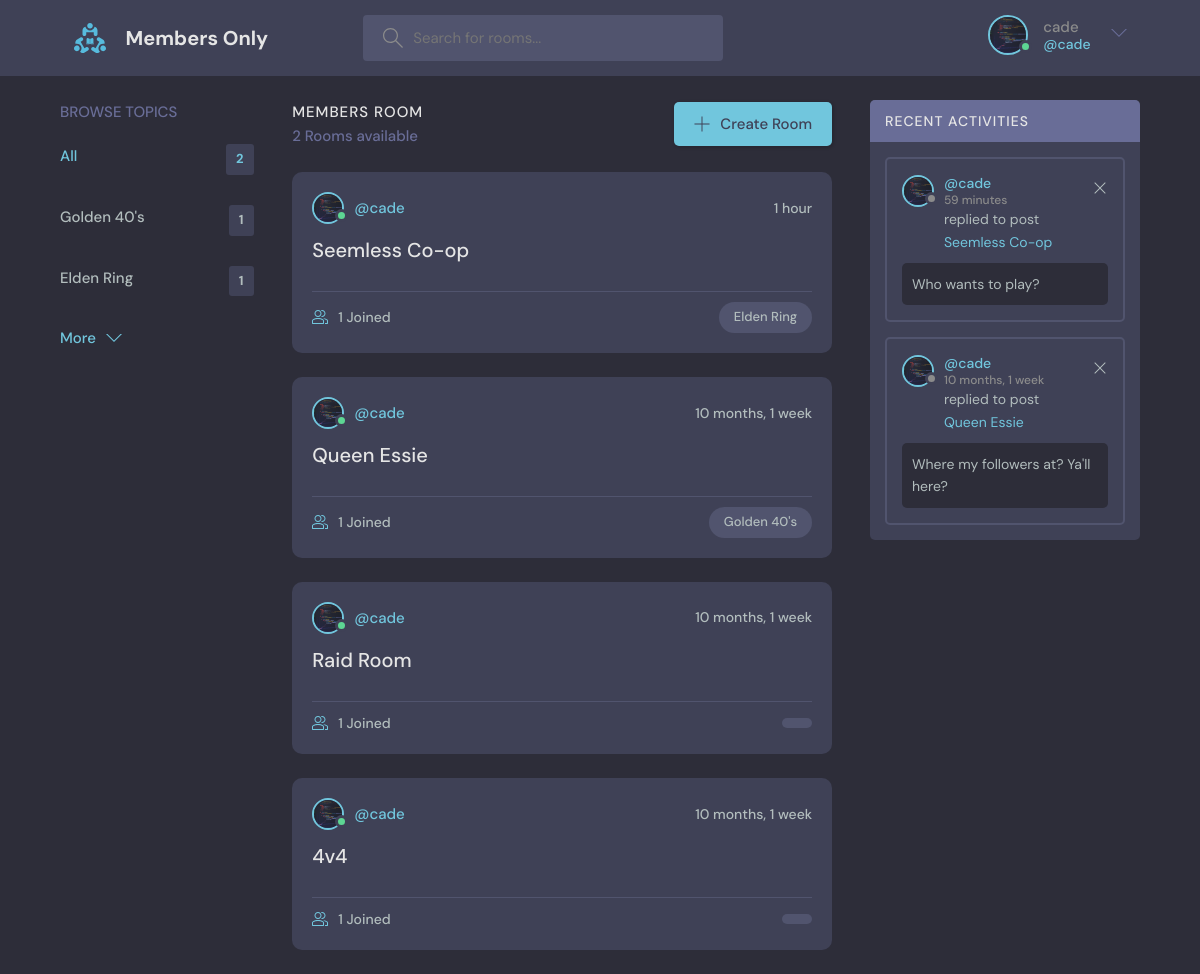
/ (signed in), run on the app's committed database.
### base/models.py (models this page shows, shortened)
class User(AbstractUser):
    name = models.CharField(max_length=200, null=True)
    email = models.EmailField(unique=True, null=True)
    bio = models.TextField(null=True)
    avatar = models.ImageField(null=True, default="avatar.svg")
    USERNAME_FIELD = 'email'
    REQUIRED_FIELDS = []

class Topic(models.Model):
    name = models.CharField(max_length=200)

class Room(models.Model):
    host = models.ForeignKey(User, on_delete=models.SET_NULL, null=True)
    topic = models.ForeignKey(Topic, on_delete=models.SET_NULL, null=True)
    name = models.CharField(max_length=200)
    description = models.TextField(null=True, blank=True)
    participants = models.ManyToManyField(User, related_name='participants', blank=True)
    updated = models.DateTimeField(auto_now=True)
    created = models.DateTimeField(auto_now_add=True)
    class Meta:
        ordering = ['-updated', '-created']
    def __str__(self):
        return str(self.name)

class Message(models.Model):
    user = models.ForeignKey(User, on_delete=models.CASCADE)
    room = models.ForeignKey(Room, on_delete=models.CASCADE)
    body = models.TextField()
    updated = models.DateTimeField(auto_now=True)
    created = models.DateTimeField(auto_now_add=True)
    class Meta:
        ordering = ['-updated', '-created']

### base/views.py (the view)
# urls.py: path('', views.home, name="home"),
def home(request):
    query = request.GET.get('query') if request.GET.get('query') != None else ''
    rooms = Room.objects.filter(
        Q(topic__name__icontains=query) |
        Q(name__icontains=query) |
        Q(description__icontains=query)
    )[0:9]
    topics = Topic.objects.all()[0:5]
    room_messages = Message.objects.filter(Q(room__topic__name__icontains=query))[0:10]
    room_count = rooms.count()
    context = {'rooms':rooms, 'topics':topics, 'room_count':room_count,
                 'room_messages':room_messages}
    return render(request, 'base/home.html', context)

### base/templates/base/home.html (shortened to what this page needs)
{% extends 'main.html' %}
    {% block content %}
    <main class="layout layout--3">
      <div class="container">
        {% include 'base/topic_component.html' %}
        <div class="roomList">
          <div class="roomList__header">
            <div>
              <h2>Members Room</h2>
              <p>{{topics.count}} Rooms available</p>
            </div>
            <a class="btn btn--main" href="{% url 'create-room' %}">
              <svg version="1.1" xmlns="http://www.w3.org/2000/svg" width="32" height="32" viewBox="0 0 32 32">
                <title>add</title>
                <path
                  d="M16.943 0.943h-1.885v14.115h-14.115v1.885h14.115v14.115h1.885v-14.115h14.115v-1.885h-14.115v-14.115z"
                ></path>
              </svg>
              Create Room
            </a>
          </div>
          {% include 'base/feed_component.html' %}
        </div>
        {%  include 'base/activity_component.html' %}
      </div>
    </main>
    {% endblock %}

### templates/navbar.html (shortened to what this page needs)
{% load static %}
 <header class="header header--loggedIn">
    <div class="container">
      <a href="{% url 'home' %}" class="header__logo">
        <img src="{% static 'images/logo.svg' %}" />
        <h1>Members Only</h1>
      </a>
      <form class="header__search" method="GET" action="{% url 'home' %}">
        <label>
          <input placeholder="Search for rooms..." name="query" />
        </label>
      </form>
      <nav class="header__menu">
        {%  if request.user.is_authenticated %}
        <div class="header__user">
          <a href="{% url 'user-profile' user.id %}">
            <div class="avatar avatar--medium active">
              <img src="{{request.user.avatar.url}}" />
            </div>
            <p>{{request.user.username}} <span>@{{request.user.username}}</span></p>
          </a>
          <button class="dropdown-button">
            <svg version="1.1" xmlns="http://www.w3.org/2000/svg" width="32" height="32" viewBox="0 0 32 32">
              <title>chevron-down</title>
              <path d="M16 21l-13-13h-3l16 16 16-16h-3l-13 13z"></path>
            </svg>
          </button>
        </div>
        {% endif %}
      </nav>
    </div>
  </header>
<body>

### base/templates/base/topic_component.html
<div class="topics">
    <div class="topics__header">
      <h2>Browse Topics</h2>
    </div>
    <ul class="topics__list">
        <li>
            <a href="{%  url 'home' %}" class="active">All <span>{{topics.count}}</span></a>
        </li>
        {% for topic in topics %}
            <li>
                <a href="{% url 'home' %}?query={{topic.name}}">{{topic.name}}<span>{{topic.room_set.all.count}}</span></a>
            </li>
        {% endfor %}
    </ul>
    <a class="btn btn--link" href="{% url 'topics' %}">
      More
      <svg version="1.1" xmlns="http://www.w3.org/2000/svg" width="32" height="32" viewBox="0 0 32 32">
        <title>chevron-down</title>
        <path d="M16 21l-13-13h-3l16 16 16-16h-3l-13 13z"></path>
      </svg>
    </a>
</div>

### base/templates/base/feed_component.html (shortened to what this page needs)
{% for room in rooms %}
<div class="roomListRoom">
    <div class="roomListRoom__header">
      <a href="{% url 'user-profile' room.host.id %}" class="roomListRoom__author">
        <div class="avatar avatar--small active">
          <img src="{{room.host.avatar.url}}" />
        </div>
        <span>@{{room.host.username}}</span>
      </a>
      <div class="roomListRoom__actions">
        <span>{{room.created | timesince}}</span>
      </div>
    </div>
    <div class="roomListRoom__content">
      <a href="{% url 'room' room.id %}">{{room.name}}</a>
    </div>
    <div class="roomListRoom__meta">
      <a href = "{% url 'room' room.id %}" class="roomListRoom__joined">
        {{room.participants.count}} Joined
      </a>
      <p class="roomListRoom__topic">{{room.topic.name}}</p>
    </div>
  </div>
  {% endfor %}

### base/templates/base/activity_component.html
<div class="activities">
        <div class="activities__header">
                <h2>Recent Activities</h2>
        </div>
        {% for message in room_messages %}
        <div class="activities__box">
          <div class="activities__boxHeader roomListRoom__header">
            <a href="{% url 'user-profile' message.user.id %}" class="roomListRoom__author">
              <div class="avatar avatar--small">
                <img src="{{message.user.avatar.url}}" />
              </div>
              <p>
                @{{message.user.username}}
                <span>{{message.created | timesince}}</span>
              </p>
            </a>
            {% if request.user.is_authenticated %}
            <div class="roomListRoom__actions">
              {% if request.user == message.user %}
              <a href="{% url 'delete-message' message.id %}">
                <svg version="1.1" xmlns="http://www.w3.org/2000/svg" width="32" height="32" viewBox="0 0 32 32">
                  <title>remove</title>
                  <path
                    d="M27.314 6.019l-1.333-1.333-9.98 9.981-9.981-9.981-1.333 1.333 9.981 9.981-9.981 9.98 1.333 1.333 9.981-9.98 9.98 9.98 1.333-1.333-9.98-9.98 9.98-9.981z"
                  ></path>
                </svg>
              </a>
              {% endif %}
            </div>
            {% endif %}
          </div>
          <div class="activities__boxContent">
            <p>replied to post <a href="{% url 'room' message.room.id %}">{{message.room}}</a></p>
            <div class="activities__boxRoomContent">
             {{message.body}}
            </div>
          </div>
        </div>
        {% endfor %}
</div>

### data on the page
User: user.avatar (picture), user.username "cade"
Topic: name "Golden 40's", room_set.all.count "1"
Topic: name "Elden Ring", room_set.all.count "1"
Room: host.avatar (picture), host.username "cade", created "1 hour", name "Seemless Co-op", participants.count "1", topic.name "Elden Ring"
Room: host.avatar (picture), host.username "cade", created "10 months, 1 week", name "Queen Essie", participants.count "1", topic.name "Golden 40's"
Room: host.avatar (picture), host.username "cade", created "10 months, 1 week", name "Raid Room", participants.count "1"
Room: host.avatar (picture), host.username "cade", created "10 months, 1 week", name "4v4", participants.count "1"
Message: user.avatar (picture), user.username "cade", created "59 minutes", room "Seemless Co-op", body "Who wants to play?"
Message: user.avatar (picture), user.username "cade", created "10 months, 1 week", room "Queen Essie", body "Where my followers at? Ya'll here?"

### other printed values
{{ topics.count }} "2"
